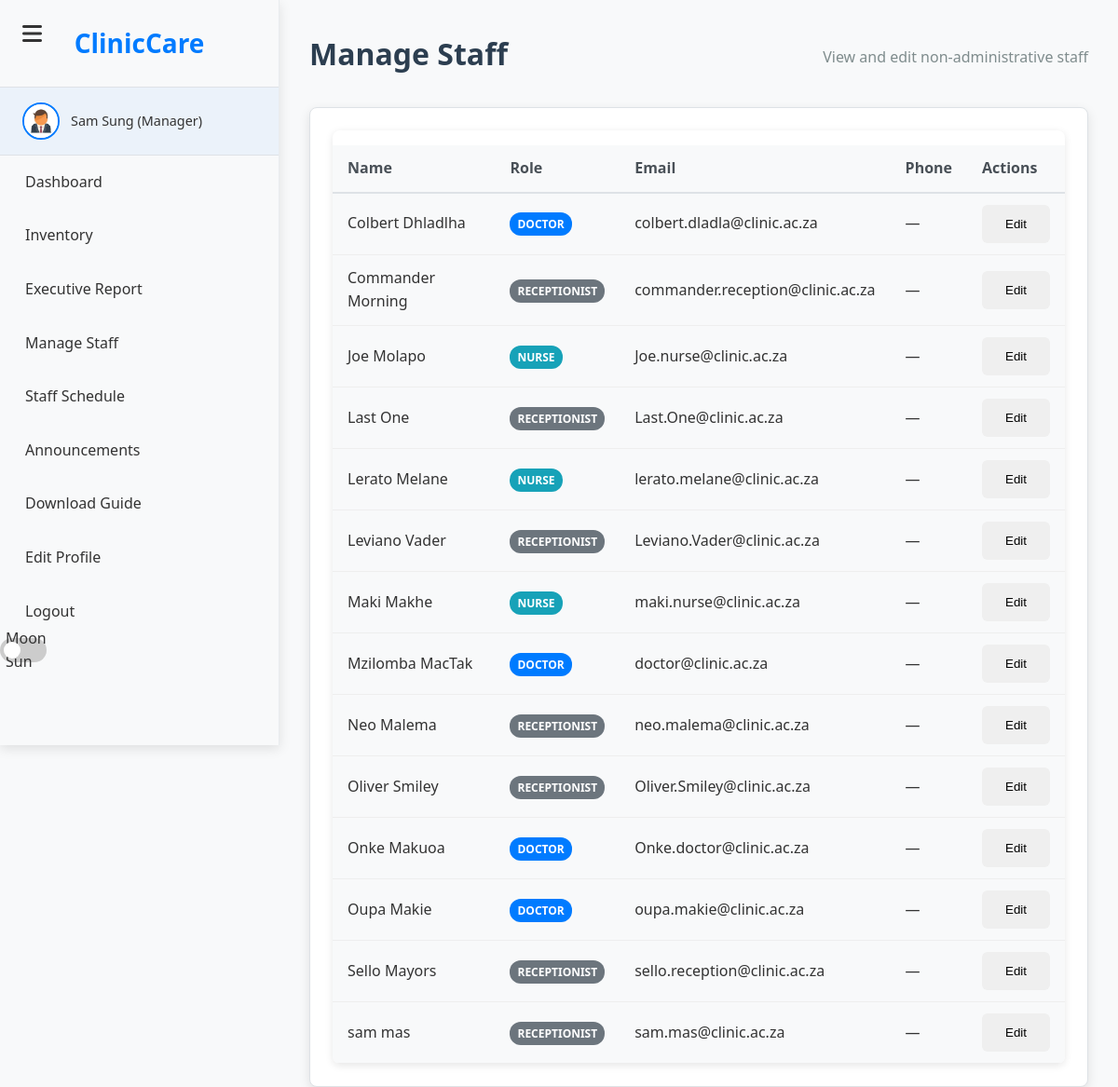
The page /manage_staff (signed in) on the database its author committed.
### models.py (models this page shows, shortened)
class Employee(db.Model):
    __tablename__ = 'employees'
    id = db.Column(db.Integer, primary_key=True)
    first_name = db.Column(db.String(100), nullable=False)
    last_name = db.Column(db.String(100), nullable=False)
    email = db.Column(db.String(120), nullable=False, unique=True)
    password = db.Column(db.String(255), nullable=False)
    phone = db.Column(db.String(20))
    address = db.Column(db.Text)
    role = db.Column(db.String(20), nullable=False)
    hire_date = db.Column(db.String(20))
    availability = db.Column(db.String(20), default='available')
    profile_image = db.Column(db.String(255), default='default.jpg')
    staff_number = db.Column(db.String(50), unique=True, nullable=False, default='TEMPSTAFF')
    specialization = db.Column(db.String(100))
    created_at = db.Column(db.DateTime, default=datetime.utcnow)
    active = db.Column(db.Boolean, default=True, nullable=False)
    patients = db.relationship('Patient', backref='employee', lazy=True)
    appointments = db.relationship('Appointment', foreign_keys='Appointment.helper_id',
                                   primaryjoin="Employee.staff_number == Appointment.helper_id",
                                   backref='assigned_helper', lazy=True)  # ← FIXED: unique backref

### script.py (the view)
@app.route('/manage_staff')
@login_required
def manage_staff():
    if session.get('role') != 'manager':
        flash("Access denied.", "error. error")
        return redirect(url_for('login_page'))
    conn = get_db_connection()
    c = conn.cursor()
    c.execute("""
        SELECT id, first_name, last_name, role, email, phone
        FROM employees
        WHERE role NOT IN ('admin', 'manager') AND active = 1
        ORDER BY first_name
    """)
    staff = [dict(row) for row in c.fetchall()]
    conn.close()
    return render_template('manager/manage_staff.html', staff=staff)

### script.py (called while the page is built)
def login_required(f):
    @wraps(f)
    def decorated_function(*args, **kwargs):
        if 'user_id' not in session:
            return redirect(url_for('login_page', next=request.url))
        return f(*args, **kwargs)
    return decorated_function

def get_db_connection():
    if 'db' in g:
        return g.db
    try:
        conn = sqlite3.connect('clinicinfo.db', check_same_thread=False)
        conn.row_factory = sqlite3.Row
        return conn
    except Exception as e:
        logger.error(f"Failed to create fallback DB connection: {e}")
        raise

@app.before_request
def before_request():
    g.db = get_db_connection()

@app.before_request
def generate_csrf():
    if 'csrf_token' not in session:
        session['csrf_token'] = secrets.token_hex(16)

@app.teardown_appcontext
def teardown_db(e=None):
    db = g.pop('db', None)
    if db is not None:
        db.close()

### templates/manager/manage_staff.html (shortened to what this page needs)
{% extends "base.html" %}
{% block content %}
<div class="page-header">
    <h1>Manage Staff</h1>
    <p class="subtitle">View and edit non-administrative staff</p>
</div>
<div class="card">
    <div class="table-container">
        <table class="table table-striped" id="staff-table">
            <thead>
                <tr>
                    <th>Name</th>
                    <th>Role</th>
                    <th>Email</th>
                    <th>Phone</th>
                    <th>Actions</th>
                </tr>
            </thead>
            <tbody>
                {% for emp in staff %}
                <tr data-id="{{ emp.id }}">
                    <td>{{ emp.first_name }} {{ emp.last_name }}</td>
                    <td>
                        <span class="badge badge-{{ 'primary' if emp.role == 'doctor' else 'info' if emp.role == 'nurse' else 'secondary' }}">
                            {{ emp.role | capitalize }}
                        </span>
                    </td>
                    <td>{{ emp.email or '—' }}</td>
                    <td>{{ emp.phone or '—' }}</td>
                    <td>
                        <button class="btn btn-sm btn-outline-primary" onclick="editStaff((( emp.id )))">
                            Edit
                        </button>
                    </td>
                </tr>
                {% endfor %}
            </tbody>
        </table>
    </div>
</div>
{% endblock %}

### templates/base.html (shortened to what this page needs)
<!DOCTYPE html>
<html lang="en">
<head>
  <link rel="stylesheet" href="https://cdnjs.cloudflare.com/ajax/libs/font-awesome/6.4.0/css/all.min.css">
  <link rel="stylesheet" href="{{ url_for('static', filename='css/baseSidebar.css') }}?v=2">
  {% if session.role == 'receptionist' %}
    <link rel="stylesheet" href="{{ url_for('static', filename='css/reception.css') }}?v=2">
  {% elif session.role == 'doctor' %}
    <link rel="stylesheet" href="{{ url_for('static', filename='css/doctor.css') }}?v=1">
  {% elif session.role == 'nurse' %}
    <link rel="stylesheet" href="{{ url_for('static', filename='css/nurse.css') }}?v=1">
  {% elif session.role == 'admin' %}
    <link rel="stylesheet" href="{{ url_for('static', filename='css/admin.css') }}?v=1">
  {% elif session.role == 'manager' %}
    <link rel="stylesheet" href="{{ url_for('static', filename='css/manager.css') }}?v=2">
  {% endif %}
</head>
<body class="dashboard-page" data-role="{{ session.role }}">
  <i class="fas fa-bars menu-icon" id="menu-toggle-btn"></i>
  <aside class="sidebar {% if session.role == 'receptionist' %}active{% endif %}" id="sidebar" role="navigation" aria-label="Main Navigation">
    <div class="logo">ClinicCare</div>
    <nav>
      {% if session.username %}
        <div class="user-info">
          <img src="{{ url_for('static', filename=session.profile_image) }}" alt="User Avatar" id="sidebarAvatar">
          <span>{{ session.username }} ({{ session.role | capitalize }})</span>
        </div>
        {% if session.role == 'receptionist' %}
          <ul>
            <li><a href="{{ url_for('reception_dashboard') }}" class="sidebar-btn">Dashboard</a></li>
            <li><a href="{{ url_for('manage_appointments') }}" class="sidebar-btn">Manage Appointments</a></li>
            <li><a href="{{ url_for('check_in_desk') }}" class="sidebar-btn">Check-In Desk</a></li>
            <li><a href="{{ url_for('helped_patients_report') }}" class="sidebar-btn">Patient Report</a></li>
            <li><a href="{{ url_for('search_patient') }}" class="sidebar-btn">Search Patients</a></li>
            <li><a href="{{ url_for('reception_view_announcements') }}" class="sidebar-btn">View Announcements</a></li>
            <li><a href="{{ url_for('edit_profile') }}" class="sidebar-btn">Edit Profile</a></li>
            <li><a href="{{ url_for('logout') }}" class="sidebar-btn logout-btn">Logout</a></li>
            <li class="theme-toggle-wrapper">
              <label class="switch ms-3">
                <input type="checkbox" id="darkModeToggle" {% if session.theme == 'dark' %}checked{% endif %}>
                <span class="slider round">
                  Moon
                  Sun
                </span>
              </label>
            </li>
          </ul>
        {% elif session.role == 'manager' %}
          <ul>
            <li><a href="{{ url_for('manager_dashboard') }}" class="sidebar-btn">Dashboard</a></li>
            <li><a href="{{ url_for('inventory') }}" class="sidebar-btn">Inventory</a></li>
            <li><a href="{{ url_for('executive_report') }}" class="sidebar-btn">Executive Report</a></li>
            <li><a href="{{ url_for('manage_staff') }}" class="sidebar-btn">Manage Staff</a></li>
            <li><a href="{{ url_for('staff_schedule') }}" class="sidebar-btn">Staff Schedule</a></li>
            <li><a href="{{ url_for('manager_announcements') }}" class="sidebar-btn">Announcements</a></li>
            <li><a href="{{ url_for('download_guide') }}" class="sidebar-btn">Download Guide</a></li>
            <li><a href="{{ url_for('edit_profile') }}" class="sidebar-btn">Edit Profile</a></li>
            <li><a href="{{ url_for('logout') }}" class="sidebar-btn logout-btn">Logout</a></li>
            <li class="theme-toggle-wrapper">
              <label class="switch ms-3">
                <span class="slider round">
                  Moon
                  Sun
                </span>
              </label>
            </li>
          </ul>
        {% endif %}
      {% else %}
        <ul>
          <li><a href="{{ url_for('login_page') }}">Login</a></li>
        </ul>
      {% endif %}
    </nav>
  </aside>
  <main class="dashboard" id="main-content">
    {% block content %}{% endblock %}
  </main>
</body>
</html>

### static/css/baseSidebar.css (style rules this page uses)
* { margin: 0; padding: 0; box-sizing: border-box; }
html, body { height: 100%; font-family: 'Segoe UI', Tahoma, Geneva, Verdana, sans-serif; line-height: 1.6; color: var(--text-color, #333); background-color: var(--bg-color, #f8f9fa); }
:root { --bg-color: #f8f9fa; --sidebar-bg: #ffffff; --sidebar-border: #e9ecef; --text-color: #333; --text-muted: #6c757d; --link-color: #007bff; --link-hover: #0056b3; --card-bg: #ffffff; --border-color: #dee2e6; --shadow: 0 0.125rem 0.25rem rgba(0, 0, 0, 0.075); --transition: all 0.3s ease; --current-time: "02:35 PM SAST, October 22, 2025"; }
.dashboard-page { display: flex; min-height: 100vh; }
.sidebar { position: fixed; top: 0; left: 0; width: 300px; height: 100vh; background: var(--sidebar-bg); border-right: 1px solid var(--sidebar-border); transition: transform 0.3s ease; z-index: 999; overflow-y: auto; box-shadow: var(--shadow); }
.sidebar .logo { padding: 1.5rem; text-align: center; font-size: 1.75rem; font-weight: bold; color: var(--link-color); border-bottom: 1px solid var(--border-color); }
.user-info { padding: 1rem 1.5rem; display: flex; align-items: center; gap: 0.75rem; border-bottom: 1px solid var(--border-color); background: rgba(0, 123, 255, 0.05); }
.user-info img { width: 40px; height: 40px; border-radius: 50%; border: 2px solid var(--link-color); }
.user-info span { font-size: 0.9rem; color: var(--text-color); font-weight: 500; }
.sidebar ul { list-style: none; padding: 0; margin: 0; }
.sidebar ul li { margin: 0; }
.sidebar-btn { display: flex; align-items: center; gap: 0.75rem; padding: 1rem 1.5rem; color: var(--text-color); text-decoration: none; transition: var(--transition); border-left: 3px solid transparent; width: 100%; }
.dashboard { flex: 1; margin-left: 300px; transition: margin-left 0.3s ease; padding: 2rem; background: var(--bg-color); }
.card { background: var(--card-bg); border: 1px solid var(--border-color); border-radius: 0.5rem; padding: 1.5rem; margin-bottom: 1.5rem; box-shadow: var(--shadow); }
.table { width: 100%; border-collapse: collapse; margin-top: 1rem; }
.table th, .table td { padding: 0.75rem; text-align: left; border-bottom: 1px solid var(--border-color); }
.table th { background: rgba(0, 123, 255, 0.05); font-weight: 600; color: var(--text-color); }
.btn { display: inline-block; padding: 0.75rem 1.5rem; border: 1px solid transparent; border-radius: 0.375rem; text-decoration: none; font-weight: 500; cursor: pointer; transition: var(--transition); }
#menu-toggle-btn { position: fixed; top: 1rem; left: 1rem; font-size: 1.5rem; color: var(--text-color); background: none; border: none; cursor: pointer; z-index: 1001; padding: 8px; border-radius: 4px; transition: color 0.3s; }

### templates/base.html (style rules this page uses)
:root { --current-time: "02:35 PM SAST, October 22, 2025"; }
:root { animation: update-time 1s infinite; }

### rows shown on the page
Employee: first_name "Colbert", last_name "Dhladlha", role "DOCTOR", email "colbert.dladla@clinic.ac.za", phone "—"
Employee: first_name "Commander", last_name "Morning", role "RECEPTIONIST", email "commander.reception@clinic.ac.za", phone "—"
Employee: first_name "Joe", last_name "Molapo", role "NURSE", email "Joe.nurse@clinic.ac.za", phone "—"
Employee: first_name "Last", last_name "One", role "RECEPTIONIST", email "Last.One@clinic.ac.za", phone "—"
Employee: first_name "Lerato", last_name "Melane", role "NURSE", email "lerato.melane@clinic.ac.za", phone "—"
Employee: first_name "Leviano", last_name "Vader", role "RECEPTIONIST", email "Leviano.Vader@clinic.ac.za", phone "—"
Employee: first_name "Maki", last_name "Makhe", role "NURSE", email "maki.nurse@clinic.ac.za", phone "—"
Employee: first_name "Mzilomba", last_name "MacTak", role "DOCTOR", email "doctor@clinic.ac.za", phone "—"
Employee: first_name "Neo", last_name "Malema", role "RECEPTIONIST", email "neo.malema@clinic.ac.za", phone "—"
Employee: first_name "Oliver", last_name "Smiley", role "RECEPTIONIST", email "Oliver.Smiley@clinic.ac.za", phone "—"
Employee: first_name "Onke", last_name "Makuoa", role "DOCTOR", email "Onke.doctor@clinic.ac.za", phone "—"
Employee: first_name "Oupa", last_name "Makie", role "DOCTOR", email "oupa.makie@clinic.ac.za", phone "—"
Employee: first_name "Sello", last_name "Mayors", role "RECEPTIONIST", email "sello.reception@clinic.ac.za", phone "—"
Employee: first_name "sam", last_name "mas", role "RECEPTIONIST", email "sam.mas@clinic.ac.za", phone "—"

### other values the page prints
{{ session.username }} "Sam Sung"
{{ session.role | capitalize }} "Manager"
